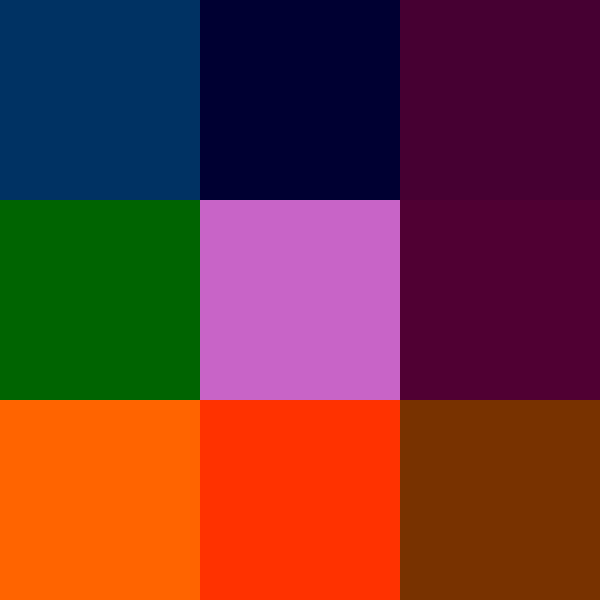
Frame 1 (no input)
Frame 60 (the mouse pressed at the canvas centre just before this capture): identical to frame 1, image omitted
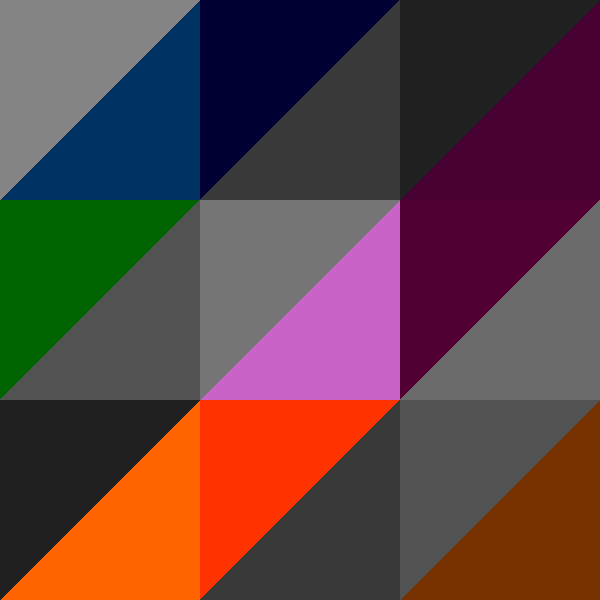
Frame 120 (the mouse held since frame 60 and released just before this capture)

The Processing sketch that drew these frames (run headless with seeded random() and noise(); from frame 60 on, the mouse is pressed at the canvas centre):

// Processing sketch: processing_41958
// ── processing_41958.pde

boolean mouseP = false;
int R;



void setup() {
  smooth();
  size(600, 600);
  background(255);
}

void draw() {
  noStroke();
  if (mouseP == false) {

    fill(0, map(mouseY, 0, 600, 50, 146), map(mouseX, 0, 600, 100, 255));
    rect(0, 0, 200, 200);

    fill(0, map(mouseX, 0, 600, 100, 200), map(mouseY, 0, 600, 0, 100));
    rect(0, 200, 200, 200);

    fill(map(mouseY, 0, 600, 255, 100), map(mouseX, 0, 600, 100, 255), 0);
    rect(0, 400, 200, 200);

    //-----------------------------------------------------------------//

    fill(0, 0, map(mouseX, 0, 600, 50, 255));
    rect(200, 0, 200, 200);

    fill(200, map(mouseX, 0, 600, 100, 255), 200);
    rect(200, 200, 200, 200);

    fill(255, map(mouseY, 0, 600, 50, 200), 0);
    rect(200, 400, 200, 200);

    //-----------------------------------------------------------------//

    fill(map(mouseX, 0, 600, 70, 255), 0, map(mouseY, 0, 600, 50, 149));
    rect(400, 0, 200, 200);

    fill(map(mouseX, 0, 600, 80, 255), 0, map(mouseY, 0, 600, 50, 15));
    rect(400, 200, 200, 200);

    fill(map(mouseX, 0, 600, 120, 255), map(mouseX, 0, 600, 50, 115), 0);
    rect(400, 400, 200, 200);
  }

  if (mouseP == true) {
    fill(map(mouseX, 0, 600, 100, R));
    triangle(0, 0, 0, 200, 200, 0);

    fill(map(mouseY, 0, 600, 0, R));
    triangle(0, 400, 200, 400, 200, 200);

    fill(map(mouseX, 0, 600, 0, R-100));
    triangle(0, 400, 0, 600, 200, 400);


    //-----------------------------------------------------------------//

    fill(map(mouseY, 0, 600, 50, R-100));
    triangle(200, 200, 400, 200, 400, 0);

    fill(map(mouseX, 0, 600, 70, R));
    triangle(200, 200, 200, 400, 400, 200);

    fill(map(mouseY, 0, 600, 0, R-50));
    triangle(200, 600, 400, 600, 400, 400);

    //-----------------------------------------------------------------//

    fill(map(mouseX, 0, 600, 0, R-100));
    triangle(400, 0, 400, 200, 600, 0);

    fill(map(mouseY, 0, 600, 50, R));
    triangle(400, 400, 600, 400, 600, 200);

    fill(map(mouseX, 0, 600, 50, R-50));
    triangle(400, 400, 400, 600, 600, 400);
  }
}

void mousePressed() {
  R = int(random(255));
  mouseP = true;
}

void mouseReleased() {
  mouseP = false;
}
